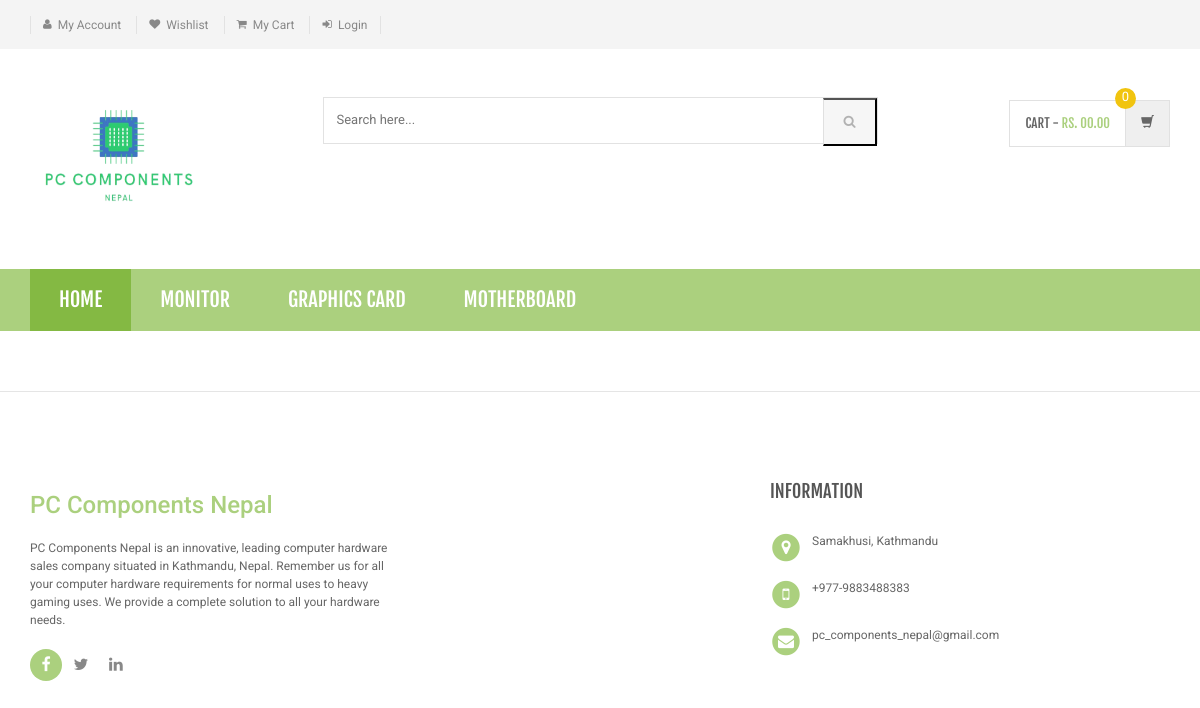
The page / on the database its author committed.
### tables this page shows
CREATE TABLE `category` (
  `id` int(11) NOT NULL,
  `categoryName` varchar(255) DEFAULT NULL,
  `categoryDescription` longtext DEFAULT NULL,
  `creationDate` timestamp NOT NULL DEFAULT current_timestamp(),
  `updationDate` varchar(255) DEFAULT NULL
);

### index.php (the view, shortened to what this page needs)
<?php
include('includes/config.php');
?>
<!DOCTYPE html>
<html lang="en">
<head>
	<link rel="stylesheet" href="assets/css/bootstrap.min.css">
	<link rel="stylesheet" href="assets/css/main.css">
	<link rel="stylesheet" href="assets/css/green.css">
	<link rel="stylesheet" href="assets/css/owl.carousel.css">
	<link rel="stylesheet" href="assets/css/owl.transitions.css">
	<link href="assets/css/lightbox.css" rel="stylesheet">
	<link rel="stylesheet" href="assets/css/animate.min.css">
	<link rel="stylesheet" href="assets/css/rateit.css">
	<link rel="stylesheet" href="assets/css/bootstrap-select.min.css">
	<link rel="stylesheet" href="assets/css/config.css">
	<link href="assets/css/green.css" rel="alternate stylesheet" title="Green color">
	<link href="assets/css/blue.css" rel="alternate stylesheet" title="Blue color">
	<link href="assets/css/red.css" rel="alternate stylesheet" title="Red color">
	<link href="assets/css/orange.css" rel="alternate stylesheet" title="Orange color">
	<link href="assets/css/dark-green.css" rel="alternate stylesheet" title="Darkgreen color">
	<link rel="stylesheet" href="assets/css/font-awesome.min.css">
</head>
<body class="cnt-home">
	<header class="header-style-1">
		<?php include('includes/top-header.php'); ?>
		<?php include('includes/main-header.php'); ?>
		<?php include('includes/menu-bar.php'); ?>
	</header>
	<div class="body-content outer-top-xs" id="top-banner-and-menu">
		<div class="container">
		</div>
	</div>
	<?php include('includes/footer.php'); ?>
</body>
</html>

### includes/menu-bar.php (shortened to what this page needs)
<div class="header-nav animate-dropdown">
    <div class="container">
        <div class="yamm navbar navbar-default" role="navigation">
            <div class="nav-bg-class">
                <div class="navbar-collapse collapse" id="mc-horizontal-menu-collapse">
                    <div class="nav-outer">
                        <ul class="nav navbar-nav">
                            <li class="active dropdown yamm-fw">
                                <a href="index.php" data-hover="dropdown" class="dropdown-toggle">Home</a>
                            </li>
                            <?php $sql = mysqli_query($con, "select id,categoryName  from category limit 6");
                            while ($row = mysqli_fetch_array($sql)) {
                            ?>
                                <li class="dropdown yamm">
                                    <a href="category.php?cid=<?php echo $row['id']; ?>"> <?php echo $row['categoryName']; ?></a>
                                </li>
                            <?php } ?>
                        </ul>
                        <div class="clearfix"></div>
                    </div>
                </div>
            </div>
        </div>
    </div>
</div>

### assets/css/green.css (style rules this page uses)
a { color: #abd07e; }
.header-style-1 .header-nav { background: #abd07e; }
.cnt-home .header-style-1 .header-nav .navbar .navbar-nav > li.active { background: #84b943; }

### assets/css/lightbox.css (style rules this page uses)
body:after { content: url(../images/close.png) url(../images/loading.gif) url(../images/prev.png) url(../images/next.png); display: none; }

### assets/css/blue.css (style rules this page uses)
a { color: #3498db; }
.header-style-1 .header-nav { background: #3498db; }
.cnt-home .header-style-1 .header-nav .navbar .navbar-nav > li.active { background: #1d6ca1; }

### assets/css/red.css (style rules this page uses)
a { color: #ff6c6c; }
.header-style-1 .header-nav { background: #ff6c6c; }
.cnt-home .header-style-1 .header-nav .navbar .navbar-nav > li.active { background: #ff1a1a; }

### assets/css/orange.css (style rules this page uses)
a { color: #f39c12; }
.header-style-1 .header-nav { background: #f39c12; }
.cnt-home .header-style-1 .header-nav .navbar .navbar-nav > li.active { background: #ab6c09; }

### assets/css/dark-green.css (style rules this page uses)
a { color: #12cca7; }
.header-style-1 .header-nav { background: #12cca7; }
.cnt-home .header-style-1 .header-nav .navbar .navbar-nav > li.active { background: #0b816a; }

### rows shown on the page
category: categoryName "MONITOR"
category: categoryName "GRAPHICS CARD"
category: categoryName "MOTHERBOARD"
